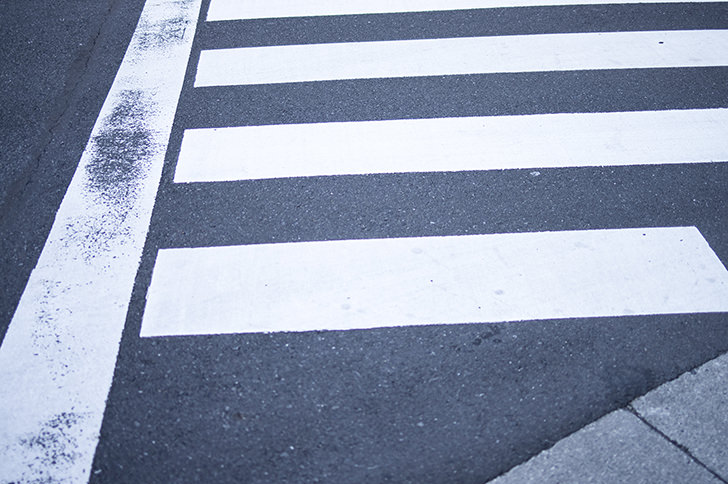
//> input picture crosswalk.jpg, 728 x 484 px
$ ./main   (built with g++ and OpenCV 4)
//> lines starting //> are read from the running program, lines starting //| are printed output that depends on the picture; after the words box and inside, x2 and y2 are one past the last pixel; in counts of white or black regions, pixels touching at a corner belong together
#include <opencv2/opencv.hpp>

using namespace std;
using namespace cv;

int main()
{
	Mat img = imread("crosswalk.jpg");
//> img is the input picture: 484 rows x 728 cols, CV_8UC3; mean B, G, R 174.9, 153.3, 143.3
	imshow("loaded", img);
	Mat gray;
	cvtColor(img, gray, CV_BGR2GRAY);
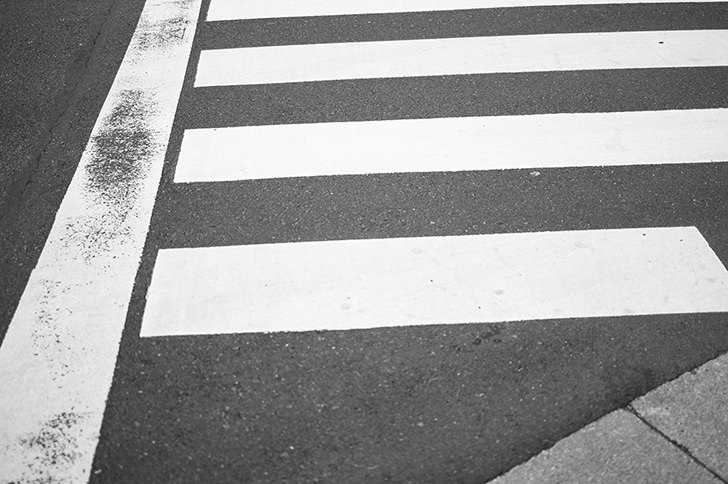
//> gray: 484 rows x 728 cols, CV_8UC1; min 24, max 255, mean 152.8
	threshold(gray, gray, 0, 255, CV_THRESH_BINARY | CV_THRESH_OTSU);
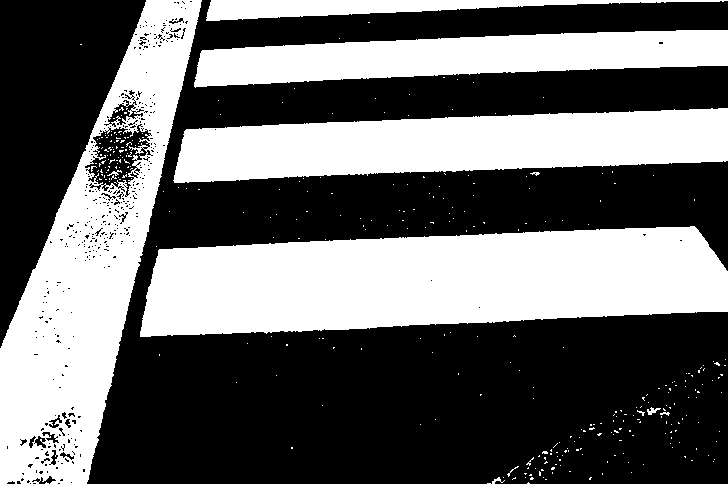
//> gray: 484 rows x 728 cols, CV_8UC1; 41.1% white; 342 white regions (331 under 20 px)

	imshow("grayImg", gray);
	imwrite("grayimg.jpg", gray);
	waitKey(0);

	vector<vector<Point>> contours, tmpContours;
	vector<Vec4i> hierarchy;
	vector<vector<Point>> approx_list;
	findContours(gray, contours, hierarchy, RETR_EXTERNAL, CHAIN_APPROX_TC89_L1);
//> contours = 255 contours, 248 with area under 20; largest, box (x1, y1, x2, y2) and area: (140, 226, 728, 337) 49448, (0, 0, 202, 484) 43558, (173, 108, 728, 183) 28720, (194, 30, 728, 88) 19034, (206, 0, 728, 21) 4480, (647, 408, 661, 415) 38, (492, 477, 505, 484) 22
	for (int i = 0; i < contours.size(); i++) {

		double a = contourArea(contours[i], false);
		if (a > 1000) {
			vector<Point> approx;
			approxPolyDP(Mat(contours[i]), approx, 0.003 * arcLength(contours[i], true), true);
			approx_list.push_back(approx);
		}
	}
//> this loop made 255 passes
//> (a, approx) on passes 252, 254: (19034, 4 Points (x, y): [727, 30], [201, 51], [195, 87], [727, 65]), (4480, 3 Points (x, y): [206, 20], [727, 0], [211, 0])
//> a on passes 1 to 6: 0, 0, 0, 0, 0, 0
	// [7 lines of commented-out code are left out]


	Mat fg = Mat::zeros(img.size(), img.type());
	for (int i = 0; i < approx_list.size(); i++) {
		drawContours(fg, approx_list, i, Scalar(255, 255, 0), -1, CV_AA, hierarchy, 0);
	}
//> this loop made 5 passes
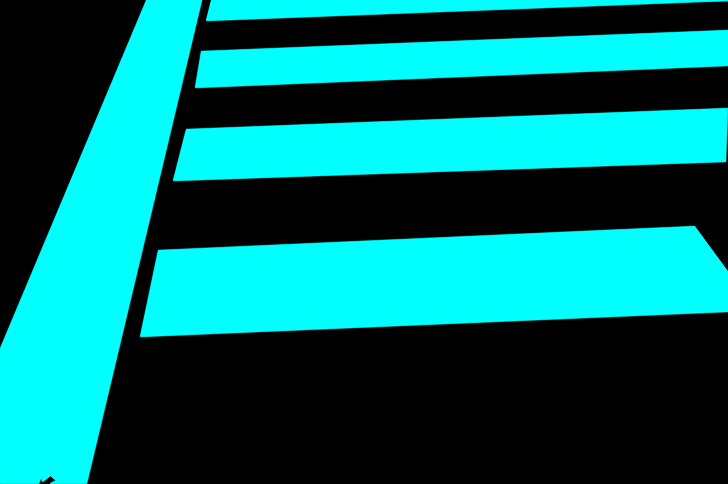
//> fg: 484 rows x 728 cols, CV_8UC3; mean B, G, R 107.6, 107.6, 0

	Mat fg_gray, fg_gray3;
	cvtColor(fg, fg_gray, CV_BGR2GRAY);
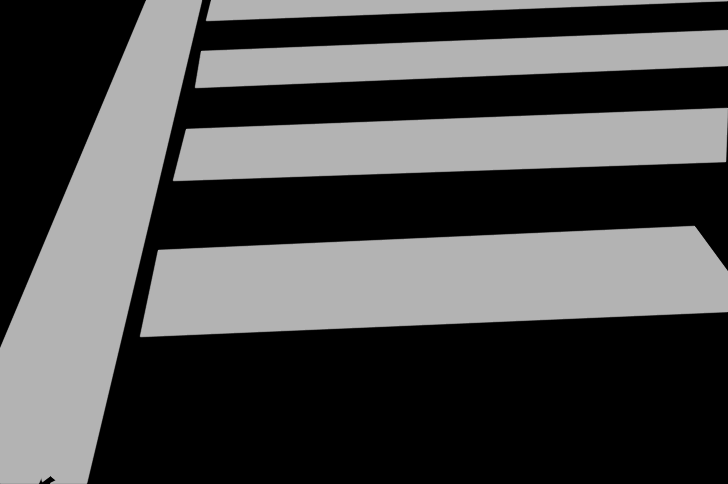
//> fg_gray: 484 rows x 728 cols, CV_8UC1; min 0, max 179, mean 75.5

	threshold(fg_gray, fg_gray, 10, 255, CV_THRESH_BINARY);
//> fg_gray: 484 rows x 728 cols, CV_8UC1; 43.1% white; 5 white regions, box (x1, y1, x2, y2) and area: (139, 225, 728, 338) 50521, (0, 0, 203, 484) 45099, (172, 107, 728, 182) 29837, (194, 29, 728, 89) 20169, (205, 0, 728, 22) 6135
	cvtColor(fg_gray, fg_gray3, CV_GRAY2BGR);
	Mat bg = img.mul(fg_gray3, 1.0/255.0);

	Mat overlay;
	addWeighted(fg, 0.5, bg, 0.5, 0, overlay);
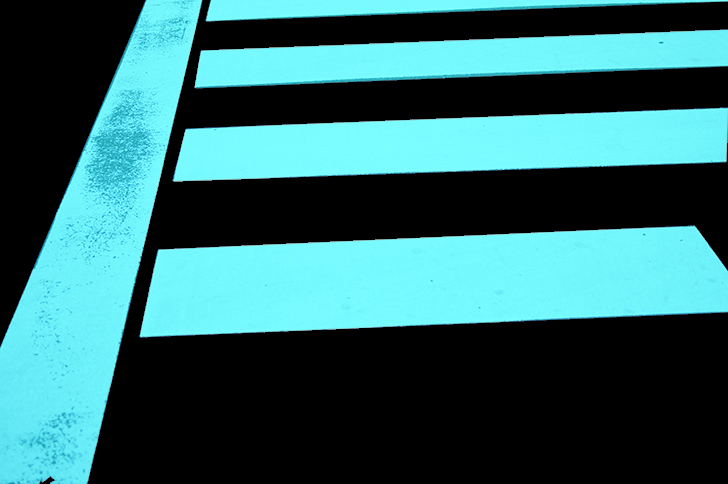
//> overlay: 484 rows x 728 cols, CV_8UC3; mean B, G, R 106, 102.8, 47.5
	imwrite("overlay.jpg", overlay);

	Mat mask;
	bitwise_not(fg_gray3, mask);
	Mat masked = img.mul(mask, 1.0 / 255.0);
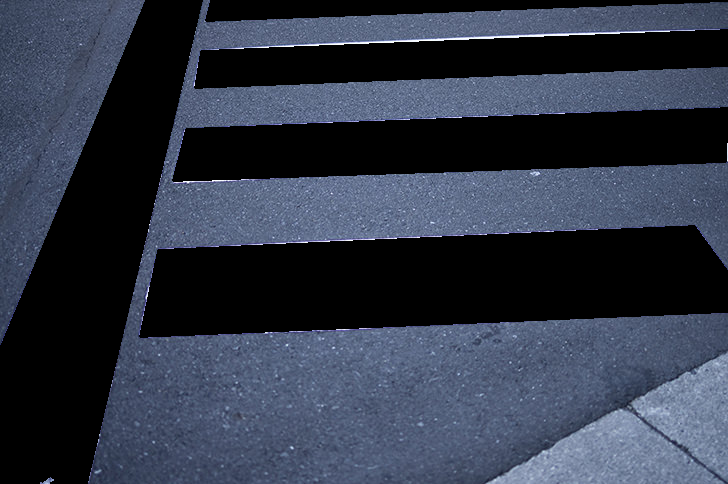
//> masked: 484 rows x 728 cols, CV_8UC3; mean B, G, R 70.5, 55.2, 48.2
	Mat output;
	add(overlay, masked, output);
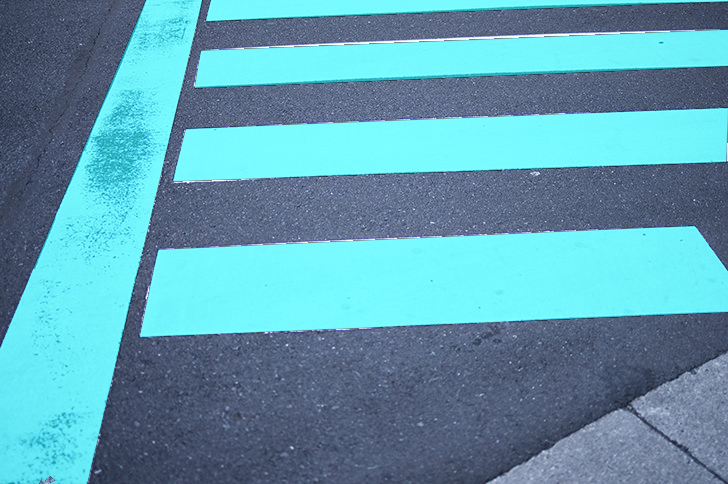
//> output: 484 rows x 728 cols, CV_8UC3; mean B, G, R 176.5, 158.1, 95.7
	imwrite("output.jpg", output);

}
